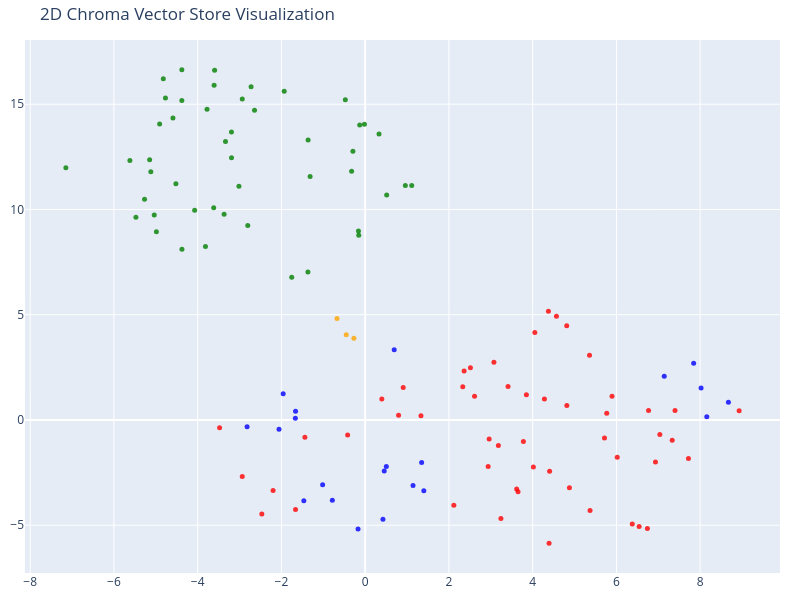

Write notebook code for a chart like this one.
### Code cell
# We humans find it easier to visalize things in 2D!
# Reduce the dimensionality of the vectors to 2D using t-SNE
# (t-distributed stochastic neighbor embedding)

tsne = TSNE(n_components=2, random_state=42)
reduced_vectors = tsne.fit_transform(vectors)

# Create the 2D scatter plot
fig = go.Figure(data=[go.Scatter(
    x=reduced_vectors[:, 0],
    y=reduced_vectors[:, 1],
    mode='markers',
    marker=dict(size=5, color=colors, opacity=0.8),
    text=[f"Type: {t}<br>Text: {d[:100]}..." for t, d in zip(doc_types, documents)],
    hoverinfo='text'
)])

fig.update_layout(
    title='2D Chroma Vector Store Visualization',
    scene=dict(xaxis_title='x',yaxis_title='y'),
    width=800,
    height=600,
    margin=dict(r=20, b=10, l=10, t=40)
)

fig.show()

### Figure 1 — Plotly figure (JSON) as saved in the notebook; plotly's stock layout.template omitted (floating-point values rounded to 4 significant figures)
{"data": [{"hoverinfo": "text", "marker": {"color": ["orange", "orange", "orange", "blue", "blue", "blue", "blue", "blue", "blue", "blue", "blue", "blue", "blue", "blue", "blue", "blue", "blue", "blue", "blue", "blue", "blue", "blue", "blue", "blue", "red", "red", "red", "red", "red", "red", "red", "red", "red", "red", "red", "red", "red", "red", "red", "red", "red", "red", "red", "red", "red", "red", "red", "red", "red", "red", "red", "red", "red", "red", "red", "red", "red", "red", "red", "red", "red", "red", "red", "red", "red", "red", "red", "red", "red", "red", "red", "red", "red", "red", "red", "red", "green", "green", "green", "green", "green", "green", "green", "green", "green", "green", "green", "green", "green", "green", "green", "green", "green", "green", "green", "green", "green", "green", "green", "green", "green", "green", "green", "green", "green", "green", "green", "green", "green", "green", "green", "green", "green", "green", "green", "green", "green", "green", "green", "green", "green", "green", "green"], "opacity": 0.8, "size": 5}, "mode": "markers", "text": ["Type: company<br>Text: # Overview of Insurellm\n\nInsurellm is an innovative insurance tech firm with 200 employees across th...", "Type: company<br>Text: # About Insurellm\n\nInsurellm was founded by Avery Lancaster in 2015 as an insurance tech startup des...", "Type: company<br>Text: # Careers at Insurellm\n\nInsurellm is hiring! We are looking for talented software engineers, data sc...", "Type: products<br>Text: # Product Summary\n\n# Rellm: AI-Powered Enterprise Reinsurance Solution\n\n## Summary\n\nRellm is an inno...", "Type: products<br>Text: ### Seamless Integrations\nRellm's architecture is designed for effortless integration with existing ...", "Type: products<br>Text: ### Regulatory Compliance Tools\nRellm includes built-in compliance tracking features to help organiz...", "Type: products<br>Text: Join the growing number of organizations leveraging Rellm to enhance their reinsurance processes whi...", "Type: products<br>Text: Experience the future of reinsurance with Rellm, where innovation meets reliability. Let Insurellm h...", "Type: products<br>Text: # Product Summary\n\n# Markellm\n\n## Summary\n\nMarkellm is an innovative two-sided marketplace designed ...", "Type: products<br>Text: - **User-Friendly Interface**: Designed with user experience in mind, Markellm features an intuitive...", "Type: products<br>Text: - **Customer Support**: Our dedicated support team is always available to assist both consumers and ...", "Type: products<br>Text: ### For Insurance Companies:\n- **Basic Listing Fee**: $199/month for a featured listing on the platf...", "Type: products<br>Text: ### Q3 2025\n- Initiate a comprehensive marketing campaign targeting both consumers and insurers to i...", "Type: products<br>Text: # Product Summary\n\n# Carllm\n\n## Summary\n\nCarllm is an innovative auto insurance product developed by...", "Type: products<br>Text: - **Instant Quoting**: With Carllm, insurance companies can offer near-instant quotes to customers, ...", "Type: products<br>Text: - **Mobile Integration**: Carllm is designed to work seamlessly with mobile applications, providing ...", "Type: products<br>Text: - **Professional Tier**: $2,500/month\n  - For medium-sized companies.\n  - All Basic Tier features pl...", "Type: products<br>Text: ### Q2 2025: Customer Experience Improvements\n- Launch of a new **mobile app** for end-users.\n- Intr...", "Type: products<br>Text: # Product Summary\n\n# Homellm\n\n## Summary\nHomellm is an innovative home insurance product developed b...", "Type: products<br>Text: ### 2. Dynamic Pricing Model\nWith Homellm's innovative dynamic pricing model, insurance providers ca...", "Type: products<br>Text: ### 5. Multi-Channel Integration\nHomellm seamlessly integrates into existing insurance platforms, pr...", "Type: products<br>Text: - **Basic Tier:** Starting at $5,000/month for small insurers with basic integration features.\n- **S...", "Type: products<br>Text: All tiers include a comprehensive training program and ongoing updates to ensure optimal performance...", "Type: products<br>Text: With Homellm, Insurellm is committed to transforming the landscape of home insurance, ensuring both ...", "Type: contracts<br>Text: # Contract with GreenValley Insurance for Homellm\n\n**Contract Date:** October 6, 2023  \n**Contract N...", "Type: contracts<br>Text: 4. **Confidentiality:** Both parties agree to maintain the confidentiality of proprietary informatio...", "Type: contracts<br>Text: 1. **AI-Powered Risk Assessment:** Access to advanced AI algorithms for real-time risk evaluations.\n...", "Type: contracts<br>Text: 3. **Regular Updates:** Insurellm will offer ongoing updates and enhancements to the Homellm platfor...", "Type: contracts<br>Text: # Contract with Roadway Insurance Inc. for Carllm\n\n---\n\n## Terms\n\n1. **Agreement Effective Date**: T...", "Type: contracts<br>Text: ---\n\n## Renewal\n\n1. **Automatic Renewal**: This agreement will automatically renew for an additional...", "Type: contracts<br>Text: ---\n\n## Features\n\n1. **Access to Core Features**: Roadway Insurance Inc. will have access to all Pro...", "Type: contracts<br>Text: ---\n\n## Support\n\n1. **Technical Support**: Roadway Insurance Inc. will receive priority technical su...", "Type: contracts<br>Text: # Contract with GreenField Holdings for Markellm\n\n**Effective Date:** November 15, 2023  \n**Contract...", "Type: contracts<br>Text: ## Renewal\n1. **Automatic Renewal**: This contract will automatically renew for sequential one-year ...", "Type: contracts<br>Text: ## Features\n1. **AI-Powered Matching**: Access to advanced algorithms that connect GreenField Holdin...", "Type: contracts<br>Text: ## Support\n1. **Customer Support Access**: The Client will have access to dedicated support through ...", "Type: contracts<br>Text: **Signatures:**  \n_________________________                           _________________________  \n**...", "Type: contracts<br>Text: # Contract with Greenstone Insurance for Homellm\n\n---\n\n## Terms\n\n1. **Parties**: This Contract (\"Agr...", "Type: contracts<br>Text: 4. **Payment Terms**: \n   - The Customer shall pay an amount of $10,000 per month for the Standard T...", "Type: contracts<br>Text: ---\n\n## Features\n\n- **AI-Powered Risk Assessment**: Customer will have access to enhanced risk evalu...", "Type: contracts<br>Text: - **Customer Portal**: A dedicated portal will be provided, allowing the Customer's clients to manag...", "Type: contracts<br>Text: ______________________________  \n[Name], [Title]  \nDate: ______________________\n\n**For Greenstone In...", "Type: contracts<br>Text: # Contract with Apex Reinsurance for Rellm: AI-Powered Enterprise Reinsurance Solution\n\n## Terms\n\n1....", "Type: contracts<br>Text: ## Renewal\n\n1. **Automatic Renewal**: This Agreement will automatically renew for successive one-yea...", "Type: contracts<br>Text: 2. **Seamless Integrations**: The architecture of Rellm allows for easy integration with existing sy...", "Type: contracts<br>Text: 1. **Technical Support**: Provider shall offer dedicated technical support to the Client via phone, ...", "Type: contracts<br>Text: **Insurellm, Inc.**  \n_____________________________  \nAuthorized Signature   \nDate: ________________...", "Type: contracts<br>Text: # Contract with BrightWay Solutions for Markellm\n\n**Contract Date:** October 5, 2023  \n**Contract ID...", "Type: contracts<br>Text: 3. **Service Level Agreement (SLA):**  \n   Insurellm commits to a 99.9% uptime for the platform with...", "Type: contracts<br>Text: 2. **Real-Time Quote Availability:**  \n   Consumers sourced via BrightWay Solutions will receive rea...", "Type: contracts<br>Text: 3. **Training and Onboarding:**  \n   Insurellm agrees to provide one free training session on how to...", "Type: contracts<br>Text: # Contract with EverGuard Insurance for Rellm: AI-Powered Enterprise Reinsurance Solution\n\n**Contrac...", "Type: contracts<br>Text: 4. **Usage Rights**: EverGuard Insurance is granted a non-exclusive, non-transferable license to acc...", "Type: contracts<br>Text: 1. **Core Functionality**: Rellm provides EverGuard Insurance with advanced AI-driven analytics, sea...", "Type: contracts<br>Text: 1. **Customer Support**: Insurellm will provide EverGuard Insurance with 24/7 customer support, incl...", "Type: contracts<br>Text: ---\n\n**Signatures**  \n**For Insurellm**: __________________________  \n**Name**: John Smith  \n**Title...", "Type: contracts<br>Text: # Contract with Velocity Auto Solutions for Carllm\n\n**Contract Date:** October 1, 2023  \n**Contract ...", "Type: contracts<br>Text: ## Renewal\n\n1. **Automatic Renewal**: This contract will automatically renew for successive 12-month...", "Type: contracts<br>Text: ## Support\n\n1. **Customer Support**: Velocity Auto Solutions will have access to Insurellm’s custome...", "Type: contracts<br>Text: # Contract with Stellar Insurance Co. for Rellm\n\n## Terms\nThis contract is made between **Insurellm*...", "Type: contracts<br>Text: ### Termination\nEither party may terminate this agreement with a **30-day written notice**. In the e...", "Type: contracts<br>Text: ## Features\nStellar Insurance Co. will receive access to the following features of the Rellm product...", "Type: contracts<br>Text: ## Support\nInsurellm provides Stellar Insurance Co. with the following support services:\n\n- **24/7 T...", "Type: contracts<br>Text: # Contract with Pinnacle Insurance Co. for Homellm\n\n## Terms\nThis contract (\"Contract\") is entered i...", "Type: contracts<br>Text: ## Renewal\n1. **Renewal Terms**: At the end of the initial term, this Contract shall automatically r...", "Type: contracts<br>Text: ## Features\n1. **AI-Powered Risk Assessment**: Utilized for tailored underwriting decisions specific...", "Type: contracts<br>Text: ## Support\n1. **Technical Support**: Insurellm shall provide 24/7 technical support via an email and...", "Type: contracts<br>Text: # Contract with TechDrive Insurance for Carllm\n\n**Contract Date:** October 1, 2024  \n**Contract Dura...", "Type: contracts<br>Text: ## Renewal\n\n1. **Automatic Renewal**: This contract shall automatically renew for additional one-yea...", "Type: contracts<br>Text: ## Support\n\n1. **Customer Support**: Insurellm will provide 24/7 customer support to TechDrive Insur...", "Type: contracts<br>Text: **TechDrive Insurance Representative:**  \nName: Sarah Johnson  \nTitle: Operations Director  \nDate: _...", "Type: contracts<br>Text: # Contract with Belvedere Insurance for Markellm\n\n## Terms\nThis Contract (\"Agreement\") is made and e...", "Type: contracts<br>Text: ## Renewal\n1. **Renewal Terms**: This Agreement may be renewed for additional one-year terms upon mu...", "Type: contracts<br>Text: ## Features\n1. **AI-Powered Matching**: Belvedere Insurance will benefit from Markellm's AI-powered ...", "Type: contracts<br>Text: ## Support\n1. **Technical Support**: Technical support will be available from 9 AM to 7 PM EST, Mond...", "Type: contracts<br>Text: **Belvedere Insurance**  \nSignature: ______________________  \nName: [Authorized Signatory]  \nTitle: ...", "Type: employees<br>Text: # HR Record\n\n# Samuel Trenton\n\n## Summary\n- **Date of Birth:** April 12, 1989  \n- **Job Title:** Sen...", "Type: employees<br>Text: ## Annual Performance History\n- **2023:** Rating: 4.5/5  \n  *Samuel exceeded expectations, successfu...", "Type: employees<br>Text: ## Compensation History\n- **2023:** Base Salary: $115,000 + Bonus: $15,000  \n  *Annual bonus based o...", "Type: employees<br>Text: - **Engagement in Company Culture:** Regularly participates in team-building events and contributes ...", "Type: employees<br>Text: # HR Record\n\n# Emily Tran\n\n## Summary\n- **Date of Birth:** March 18, 1991  \n- **Job Title:** Digital...", "Type: employees<br>Text: - **January 2017 - May 2018**: Marketing Intern  \n  - Supported the Marketing team by collaborating ...", "Type: employees<br>Text: - **2021**:  \n  - Performance Rating: Meets Expectations  \n  - Key Achievements: Contributed to the ...", "Type: employees<br>Text: - **Professional Development Goals**:  \n  - Emily Tran aims to become a Marketing Manager within the...", "Type: employees<br>Text: # HR Record\n\n# Oliver Spencer\n\n## Summary\n- **Date of Birth**: May 14, 1990  \n- **Job Title**: Backe...", "Type: employees<br>Text: ## Annual Performance History\n- **2018**: **3/5** - Adaptable team player but still learning to take...", "Type: employees<br>Text: ## Compensation History\n- **March 2018**: Initial salary of $80,000.\n- **July 2019**: Salary increas...", "Type: employees<br>Text: # HR Record\n\n# Alex Chen\n\n## Summary\n- **Date of Birth:** March 15, 1990  \n- **Job Title:** Backend ...", "Type: employees<br>Text: ## Annual Performance History\n- **2020:**  \n  - Completed onboarding successfully.  \n  - Met expecta...", "Type: employees<br>Text: ## Compensation History\n- **2020:** Base Salary: $80,000  \n- **2021:** Base Salary Increase to $90,0...", "Type: employees<br>Text: Alex Chen continues to be a vital asset at Insurellm, contributing significantly to innovative backe...", "Type: employees<br>Text: # Samantha Greene\n\n## Summary\n- **Date of Birth:** October 14, 1990\n- **Job Title:** HR Generalist\n-...", "Type: employees<br>Text: ## Annual Performance History\n- **2020:** Exceeds Expectations  \n  Samantha Greene demonstrated exce...", "Type: employees<br>Text: ## Compensation History\n- **2020:** Base Salary - $55,000  \n  The entry-level salary matched industr...", "Type: employees<br>Text: - **2023:** Base Salary - $70,000  \n  Recognized for substantial improvement in employee relations m...", "Type: employees<br>Text: # HR Record\n\n# Alex Harper\n\n## Summary\n- **Date of Birth**: March 15, 1993  \n- **Job Title**: Sales ...", "Type: employees<br>Text: ## Annual Performance History  \n- **2021**:  \n  - **Performance Rating**: 4.5/5  \n  - **Key Achievem...", "Type: employees<br>Text: - **2022**:  \n  - **Base Salary**: $65,000 (Promotion to Senior SDR)  \n  - **Bonus**: $13,000 (20% o...", "Type: employees<br>Text: # HR Record\n\n# Maxine Thompson\n\n## Summary\n- **Date of Birth:** January 15, 1991  \n- **Job Title:** ...", "Type: employees<br>Text: ## Insurellm Career Progression\n- **January 2017 - October 2018**: **Junior Data Engineer**  \n  * Ma...", "Type: employees<br>Text: ## Annual Performance History\n- **2017**: *Meets Expectations*  \n  Maxine showed potential in her ro...", "Type: employees<br>Text: - **2021**: *Exceeds Expectations*  \n  Maxine spearheaded the transition to a new data warehousing s...", "Type: employees<br>Text: ## Compensation History\n- **2017**: $70,000 (Junior Data Engineer)  \n- **2018**: $75,000 (Junior Dat...", "Type: employees<br>Text: # HR Record\n\n# Alex Thomson\n\n## Summary\n- **Date of Birth:** March 15, 1995  \n- **Job Title:** Sales...", "Type: employees<br>Text: ## Annual Performance History  \n- **2022** - Rated as \"Exceeds Expectations.\" Alex Thomson achieved ...", "Type: employees<br>Text: ## Other HR Notes\n- Alex Thomson is an active member of the Diversity and Inclusion committee at Ins...", "Type: employees<br>Text: # Avery Lancaster\n\n## Summary\n- **Date of Birth**: March 15, 1985  \n- **Job Title**: Co-Founder & Ch...", "Type: employees<br>Text: - **2010 - 2013**: Business Analyst at Edge Analytics  \n  Prior to joining Innovate, Avery worked as...", "Type: employees<br>Text: - **2018**: **Exceeds Expectations**  \n  Under Avery’s pivoted vision, Insurellm launched two new su...", "Type: employees<br>Text: - **2022**: **Satisfactory**  \n  Avery focused on rebuilding team dynamics and addressing employee c...", "Type: employees<br>Text: ## Compensation History\n- **2015**: $150,000 base salary + Significant equity stake  \n- **2016**: $1...", "Type: employees<br>Text: ## Other HR Notes\n- **Professional Development**: Avery has actively participated in leadership trai...", "Type: employees<br>Text: # HR Record\n\n# Jordan K. Bishop\n\n## Summary\n- **Date of Birth:** March 15, 1990\n- **Job Title:** Fro...", "Type: employees<br>Text: ## Annual Performance History\n- **2019:** Exceeds Expectations - Continuously delivered high-quality...", "Type: employees<br>Text: ## Compensation History\n- **June 2018:** Starting Salary - $85,000\n- **June 2019:** Salary Increase ...", "Type: employees<br>Text: ## Other HR Notes\n- Jordan K. Bishop has been an integral part of club initiatives, including the In...", "Type: employees<br>Text: # HR Record\n\n# Emily Carter\n\n## Summary\n- **Date of Birth:** August 12, 1990  \n- **Job Title:** Acco...", "Type: employees<br>Text: - **2017-2019:** Marketing Intern  \n  - Assisted with market research and campaign development for s...", "Type: employees<br>Text: ## Compensation History\n| Year | Base Salary | Bonus         | Total Compensation |\n|------|--------...", "Type: employees<br>Text: Emily Carter exemplifies the kind of talent that drives Insurellm's success and is an invaluable ass...", "Type: employees<br>Text: # HR Record\n\n# Jordan Blake\n\n## Summary\n- **Date of Birth:** March 15, 1993  \n- **Job Title:** Sales...", "Type: employees<br>Text: ## Annual Performance History\n- **2021:** First year at Insurellm; achieved 90% of monthly targets. ...", "Type: employees<br>Text: ## Other HR Notes\n- Jordan has shown an interest in continuing education, actively participating in ..."], "type": "scatter", "x": [-0.2697, -0.4526, -0.6729, 8.022, 8.675, 8.159, 7.142, 7.845, -1.663, -1.668, -2.058, -2.821, -1.959, 0.505, 0.4554, 1.143, 1.401, 1.348, -1.016, -1.465, -0.7845, 0.4242, -0.1699, 0.6931, 2.363, 2.514, -2.199, 3.075, 4.878, 5.371, 2.117, 2.937, 0.9078, 6.379, -2.936, -3.477, 4.568, 2.331, 4.392, -1.663, 3.412, 4.377, 7.721, 6.933, 8.931, 4.816, 4.814, 0.7975, 3.242, -0.4187, 1.333, 7.332, 7.037, 7.4, 5.896, 5.358, 4.405, 3.65, 3.778, 5.715, 6.02, 6.768, 5.769, 2.612, 6.543, -2.468, 3.85, 4.016, 3.618, 3.182, 2.961, 0.398, 6.741, -1.44, 4.28, 4.052, -5.269, -2.725, -3.608, -7.148, -5.119, -5.148, -4.909, -5.619, -5.475, -0.1306, -4.77, -5.038, -0.01734, -4.378, -1.367, -3.193, -1.363, -3.194, -3.336, -3.618, -2.935, -2.643, -3.015, -1.315, -0.2929, -0.3241, -3.596, -3.369, -1.934, -2.804, -0.1541, 0.5132, 0.9591, 1.112, -4.822, -0.1606, -4.986, 0.3307, -4.378, -4.376, -4.52, -0.4737, -4.591, -1.754, -4.073, -3.777, -3.814], "y": [3.886, 4.043, 4.825, 1.521, 0.8397, 0.1524, 2.078, 2.689, 0.4197, 0.08588, -0.437, -0.3235, 1.248, -2.208, -2.42, -3.108, -3.368, -2.018, -3.081, -3.841, -3.815, -4.716, -5.181, 3.333, 2.321, 2.479, -3.351, 2.745, -3.221, -4.305, -4.046, -2.205, 1.538, -4.937, -2.68, -0.3754, 4.932, 1.573, -5.856, -4.258, 1.594, 5.167, -1.836, -2.001, 0.4397, 0.6891, 4.479, 0.2245, -4.679, -0.7157, 0.1962, -0.9625, -0.6867, 0.4525, 1.127, 3.078, -2.43, -3.405, -1.021, -0.8512, -1.768, 0.4472, 0.3198, 1.125, -5.064, -4.469, 1.193, -2.234, -3.283, -1.217, -0.908, 0.9953, -5.154, -0.8176, 1.0, 4.159, 10.48, 15.83, 15.9, 11.98, 11.8, 12.36, 14.05, 12.33, 9.63, 14.01, 15.29, 9.732, 14.05, 15.17, 7.034, 12.46, 13.3, 13.67, 13.22, 10.08, 15.25, 14.71, 11.11, 11.57, 12.76, 11.82, 16.61, 9.771, 15.62, 9.239, 8.777, 10.69, 11.14, 11.14, 16.21, 8.982, 8.943, 13.59, 16.64, 8.113, 11.22, 15.21, 14.34, 6.785, 9.964, 14.76, 8.236]}], "layout": {"height": 600, "margin": {"b": 10, "l": 10, "r": 20, "t": 40}, "scene": {"xaxis": {"title": {"text": "x"}}, "yaxis": {"title": {"text": "y"}}}, "title": {"text": "2D Chroma Vector Store Visualization"}, "width": 800}}
